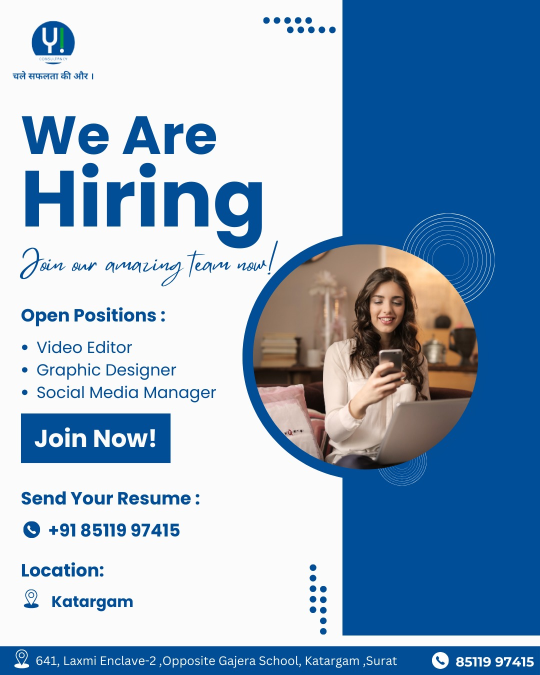
#> input picture BACKEND/uploads/1740722011743-id_proof.png, 1080 x 1350 px, given in place of logo.png, which was not available (shown at 1/2 size)
$ python app.py
#> lines starting #> are read from the running program, lines starting #| are printed output that depends on the picture; pictures that were not available may be replaced by others from this repository, and a replacement may not be noted
# [76 lines of commented-out code are left out]


from PIL import Image, ImageDraw, ImageFont

# Certificate details
company_name = "Daimora"
certificate_title = "Partnership Certificate"
recipient_name = "Mitali"
date_of_issue = "March 18, 2025"
signature_area = "Authorized Signature"
stamp_area = "Company Stamp"
secret_code = "DaiMoraSecret12345"  # Hidden code

# Paths
output_path = "D:/GIT/DiamoraAPI/Python/Daimora_Partnership_Certificate.png"
logo_path = "D:/GIT/DiamoraAPI/Python/logo.png"  # Ensure the logo exists at this path

# Create blank image (A4 Landscape size: 2480x1754 pixels)
img = Image.new('RGB', (2480, 1754), "white")
#> img: PIL image 2480x1754 RGB; every value is 255
draw = ImageDraw.Draw(img)

# Load fonts (Ensure you have these fonts or update the path)
try:
    font_title = ImageFont.truetype("arial.ttf", 80)
    font_subtitle = ImageFont.truetype("arial.ttf", 60)
    font_text = ImageFont.truetype("arial.ttf", 40)
    font_signature = ImageFont.truetype("arial.ttf", 36)
    font_secret = ImageFont.truetype("arial.ttf", 20)  # Invisible code
except IOError:
    print("Error: Font file not found. Install Arial or specify a different font.")

# Draw border
border_color = (0, 0, 139)  # Dark Blue
border_thickness = 10
draw.rectangle([(border_thickness, border_thickness), (2480-border_thickness, 1754-border_thickness)], outline=border_color, width=border_thickness)

# Add Logo
try:
    logo = Image.open(logo_path)
#> logo is the input picture: PIL image 1080x1350 RGB; mean R, G, B 141.1, 168.5, 195
    logo = logo.resize((250, 250))  # Resize if needed
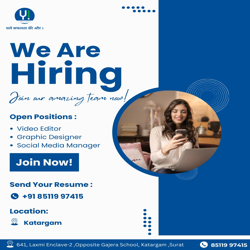
#> logo: PIL image 250x250 RGB; mean R, G, B 141.2, 168.4, 195
    img.paste(logo, (100, 100))  # Adjust position
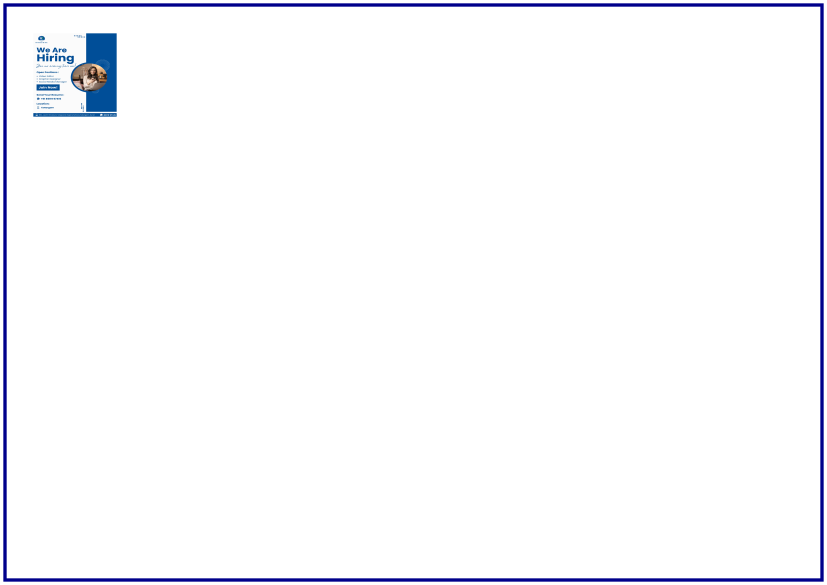
#> img: PIL image 2480x1754 RGB (shown at 1/3 size); mean R, G, B 248.5, 248.9, 251.9
except IOError:
    print("Warning: Logo not found. Skipping logo addition.")

# Add text elements
text_color = (0, 0, 0)
blue_color = (0, 0, 139)

draw.text((1240, 250), company_name, font=font_title, fill=blue_color, anchor="mm")
draw.text((1240, 400), certificate_title, font=font_subtitle, fill=blue_color, anchor="mm")

draw.text((1240, 600), "This certificate is proudly presented to", font=font_text, fill=text_color, anchor="mm")
draw.text((1240, 700), recipient_name, font=font_subtitle, fill=blue_color, anchor="mm")

draw.text((1240, 850), f"For their valuable partnership with {company_name}.", font=font_text, fill=text_color, anchor="mm")
draw.text((1240, 950), f"Date of Issue: {date_of_issue}", font=font_text, fill=text_color, anchor="mm")

# Signature and Stamp
draw.text((620, 1300), signature_area, font=font_signature, fill=text_color, anchor="mm")
draw.text((1860, 1300), stamp_area, font=font_signature, fill=text_color, anchor="mm")

draw.line([(400, 1320), (840, 1320)], fill=text_color, width=4)  # Signature line
draw.line([(1640, 1320), (2080, 1320)], fill=text_color, width=4)  # Stamp line

# Invisible Secret Code
draw.text((1240, 1650), secret_code, font=font_secret, fill=(255, 255, 255), anchor="mm")  # White text

# Save image
img.save(output_path)
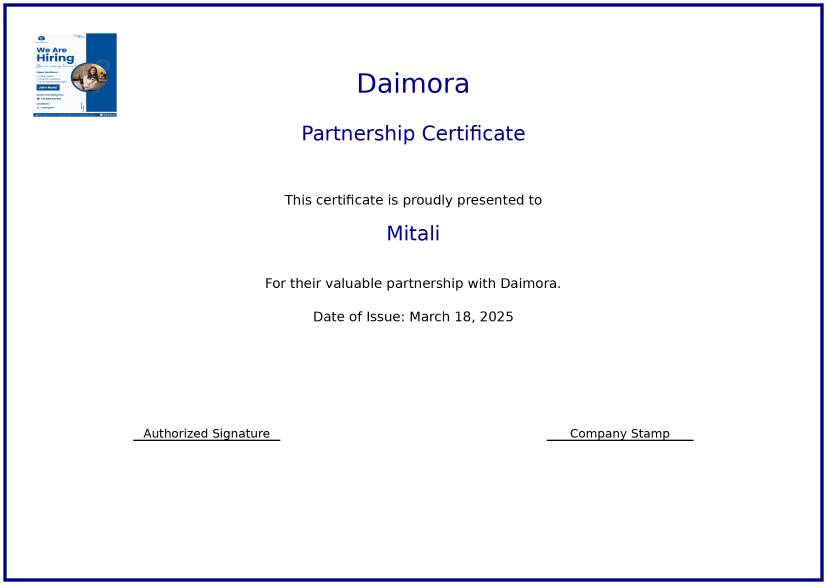
#> saved as Daimora_Partnership_Certificate.png: PIL image 2480x1754 RGB (shown at 1/3 size); mean R, G, B 245.9, 246.3, 249.9
print(f"Certificate saved at: {output_path}")
print(f"Secret Code: {secret_code}")  # Visible in runtime
